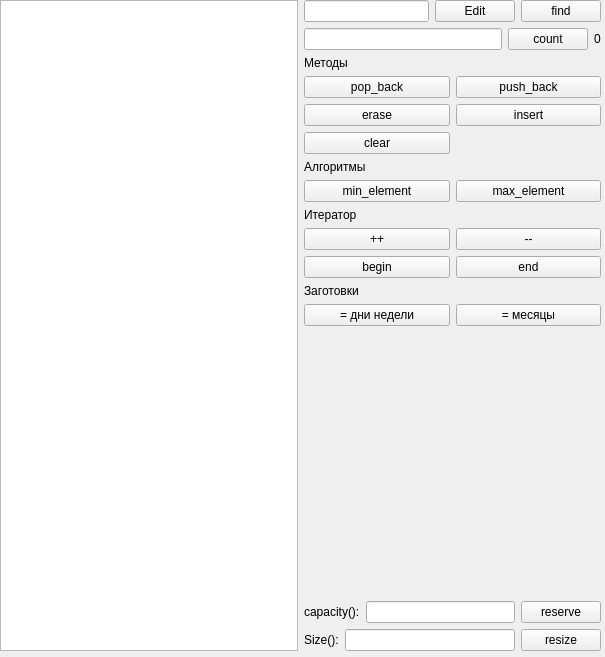
<?xml version="1.0" encoding="UTF-8"?>
<ui version="4.0">
 <class>MainWindow</class>
 <widget class="QMainWindow" name="MainWindow">
  <property name="geometry">
   <rect>
    <x>0</x>
    <y>0</y>
    <width>605</width>
    <height>657</height>
   </rect>
  </property>
  <property name="windowTitle">
   <string>std::vector demo</string>
  </property>
  <widget class="QWidget" name="centralwidget">
   <widget class="QWidget" name="horizontalLayoutWidget">
    <property name="geometry">
     <rect>
      <x>0</x>
      <y>0</y>
      <width>601</width>
      <height>651</height>
     </rect>
    </property>
    <layout class="QHBoxLayout" name="horizontalLayout">
     <item>
      <widget class="QListWidget" name="list_widget"/>
     </item>
     <item>
      <layout class="QVBoxLayout" name="verticalLayout">
       <item>
        <layout class="QHBoxLayout" name="horizontalLayout_4">
         <item>
          <widget class="QLineEdit" name="txt_elem_content"/>
         </item>
         <item>
          <widget class="QPushButton" name="pb_edit">
           <property name="text">
            <string>Edit</string>
           </property>
          </widget>
         </item>
         <item>
          <widget class="QPushButton" name="pb_find">
           <property name="text">
            <string>find</string>
           </property>
          </widget>
         </item>
        </layout>
       </item>
       <item>
        <layout class="QHBoxLayout" name="horizontalLayout_6">
         <item>
          <widget class="QLineEdit" name="le_count"/>
         </item>
         <item>
          <widget class="QPushButton" name="pb_count">
           <property name="text">
            <string>count</string>
           </property>
          </widget>
         </item>
         <item>
          <widget class="QLabel" name="lbl_count">
           <property name="text">
            <string>0</string>
           </property>
          </widget>
         </item>
        </layout>
       </item>
       <item>
        <widget class="QLabel" name="label">
         <property name="text">
          <string>Методы</string>
         </property>
        </widget>
       </item>
       <item>
        <layout class="QGridLayout" name="gridLayout">
         <item row="0" column="1">
          <widget class="QPushButton" name="pb_push">
           <property name="text">
            <string>push_back</string>
           </property>
          </widget>
         </item>
         <item row="2" column="0">
          <widget class="QPushButton" name="pb_clear">
           <property name="text">
            <string>clear</string>
           </property>
          </widget>
         </item>
         <item row="0" column="0">
          <widget class="QPushButton" name="pb_pop">
           <property name="text">
            <string>pop_back</string>
           </property>
          </widget>
         </item>
         <item row="1" column="0">
          <widget class="QPushButton" name="pb_erase">
           <property name="text">
            <string>erase</string>
           </property>
          </widget>
         </item>
         <item row="1" column="1">
          <widget class="QPushButton" name="pb_insert">
           <property name="text">
            <string>insert</string>
           </property>
          </widget>
         </item>
        </layout>
       </item>
       <item>
        <widget class="QLabel" name="label_6">
         <property name="text">
          <string>Алгоритмы</string>
         </property>
        </widget>
       </item>
       <item>
        <layout class="QHBoxLayout" name="horizontalLayout_7">
         <item>
          <widget class="QPushButton" name="pb_min">
           <property name="text">
            <string>min_element</string>
           </property>
          </widget>
         </item>
         <item>
          <widget class="QPushButton" name="pb_max">
           <property name="text">
            <string>max_element</string>
           </property>
          </widget>
         </item>
        </layout>
       </item>
       <item>
        <widget class="QLabel" name="label_4">
         <property name="text">
          <string>Итератор</string>
         </property>
        </widget>
       </item>
       <item>
        <layout class="QGridLayout" name="gridLayout_2">
         <item row="0" column="1">
          <widget class="QPushButton" name="pb_mm">
           <property name="text">
            <string>--</string>
           </property>
          </widget>
         </item>
         <item row="0" column="0">
          <widget class="QPushButton" name="pb_pp">
           <property name="text">
            <string>++</string>
           </property>
          </widget>
         </item>
         <item row="1" column="0">
          <widget class="QPushButton" name="pb_begin">
           <property name="text">
            <string>begin</string>
           </property>
          </widget>
         </item>
         <item row="1" column="1">
          <widget class="QPushButton" name="pb_end">
           <property name="text">
            <string>end</string>
           </property>
          </widget>
         </item>
        </layout>
       </item>
       <item>
        <widget class="QLabel" name="label_2">
         <property name="text">
          <string>Заготовки</string>
         </property>
        </widget>
       </item>
       <item>
        <layout class="QHBoxLayout" name="horizontalLayout_2">
         <item>
          <widget class="QPushButton" name="pb_days">
           <property name="text">
            <string>= дни недели</string>
           </property>
          </widget>
         </item>
         <item>
          <widget class="QPushButton" name="p_month">
           <property name="text">
            <string>= месяцы</string>
           </property>
          </widget>
         </item>
        </layout>
       </item>
       <item>
        <spacer name="verticalSpacer">
         <property name="orientation">
          <enum>Qt::Vertical</enum>
         </property>
         <property name="sizeHint" stdset="0">
          <size>
           <width>20</width>
           <height>40</height>
          </size>
         </property>
        </spacer>
       </item>
       <item>
        <layout class="QHBoxLayout" name="horizontalLayout_5">
         <item>
          <widget class="QLabel" name="label_5">
           <property name="text">
            <string>capacity():</string>
           </property>
          </widget>
         </item>
         <item>
          <widget class="QLineEdit" name="txt_capacity"/>
         </item>
         <item>
          <widget class="QPushButton" name="btn_reserve">
           <property name="text">
            <string>reserve</string>
           </property>
          </widget>
         </item>
        </layout>
       </item>
       <item>
        <layout class="QHBoxLayout" name="horizontalLayout_3">
         <item>
          <widget class="QLabel" name="label_3">
           <property name="text">
            <string>Size():</string>
           </property>
          </widget>
         </item>
         <item>
          <widget class="QLineEdit" name="txt_size"/>
         </item>
         <item>
          <widget class="QPushButton" name="btn_resize">
           <property name="text">
            <string>resize</string>
           </property>
          </widget>
         </item>
        </layout>
       </item>
      </layout>
     </item>
    </layout>
   </widget>
  </widget>
 </widget>
 <resources/>
 <connections/>
</ui>
